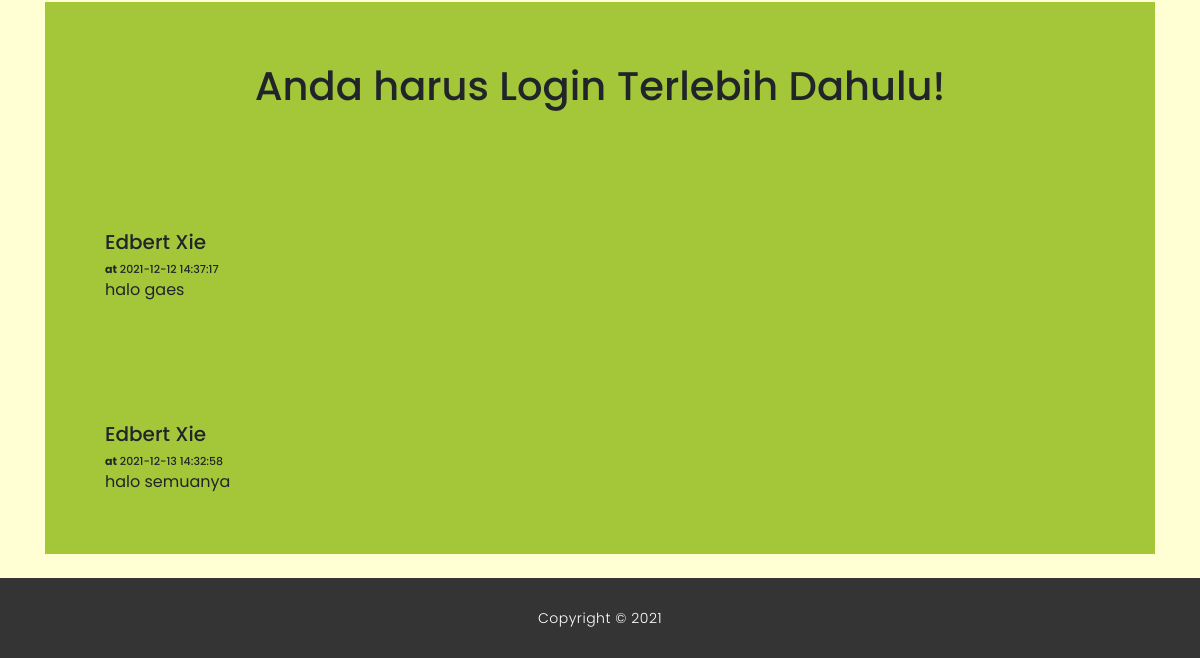
Before: /newsdetail.php?nid=36 (lower part) with the older database file.
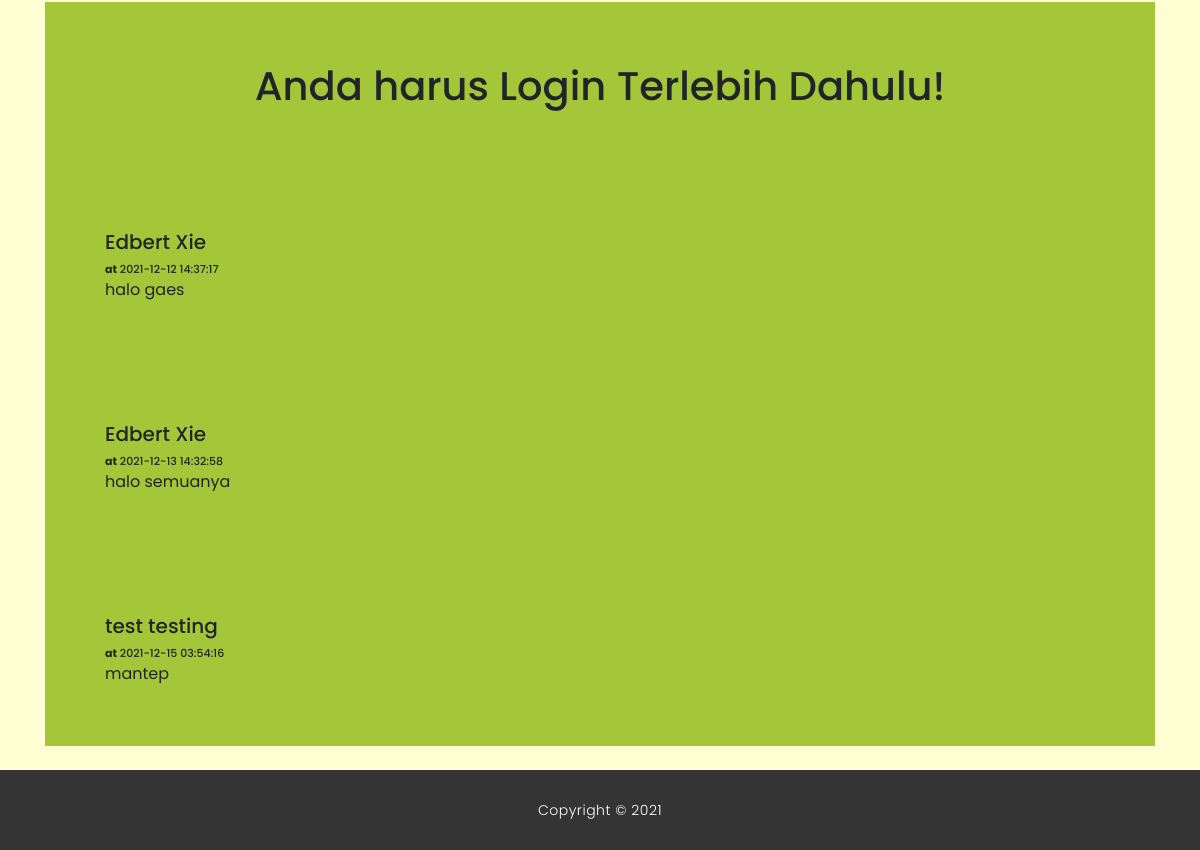
After: the same page with the newer database file.
### tables this page shows
CREATE TABLE `komentar` (
  `id` int(11) NOT NULL,
  `postId` int(11) DEFAULT NULL,
  `nama_depan` varchar(120) DEFAULT NULL,
  `nama_belakang` varchar(40) NOT NULL,
  `email` varchar(150) DEFAULT NULL,
  `comment` mediumtext DEFAULT NULL,
  `postingDate` timestamp NULL DEFAULT current_timestamp(),
  `status` int(1) DEFAULT NULL
);

### newsdetail.php (the view, shortened to what this page needs)
<?php
    include("includes/koneksi.php");
?>
<!DOCTYPE html>
<html lang="en">
  <head>
    <link href="vendor/bootstrap/css/bootstrap.min.css" rel="stylesheet">
    <link rel="stylesheet" href="assets/css/fontawesome.css">
    <link rel="stylesheet" href="assets/css/templatemo-finance-business.css">
    <link rel="stylesheet" href="assets/css/owl.css">
  </head>
  <body>
    <?php
      if(strlen($_SESSION['username']) !==0)
      {
        header('location:user.php');
      }
      else{
    ?>
    <?php
        $pid=intval($_GET['nid']);
    ?>
    <div class="callback-form">
      <div class="container">
        <div class="row">
          <div class="col-md-12">
            <div class="contact-form" style="border-radius:0px 0px 0px 0px;">
              <form id="contact" action="" method="post">
                <div class="row">
                  <div class="col-lg-12">
                   <h1>Anda harus Login Terlebih Dahulu!</h1>
                  </div>
                </div>
              </form>
            </div>
          </div>
          </div>
      </div>
    </div>
    <div class="callback-form" style="margin-top:0px;">
      <div class="container">
        <div class="row">
          <?php
            $sts=1;
            $query=mysqli_query($con,"select nama_depan,nama_belakang,comment,postingDate from  komentar where postId='$pid' and status='$sts'");
            while ($row=mysqli_fetch_array($query)) {
          ?>
          <div class="col-md-12">
            <div class="contact-form" style="border-radius:0px 0px 0px 0px;">
                <div class="row">
                  <div class="col-lg-12" align="left">
                  <h5 class="mt-0"><?php echo htmlentities($row['nama_depan']);?> <?=" ";?> <?php echo htmlentities($row['nama_belakang']);?>  <br />
                  <span style="font-size:11px;"><b>at</b> <?php echo htmlentities($row['postingDate']);?></span>
                  </h5>
                  <?php echo htmlentities($row['comment']);?>
                  </div>
                </div>
            </div>
          </div>
    <?php } ?>
    </div>
      </div>
    </div>
    <br>
    <div class="sub-footer">
      <div class="container">
        <div class="row">
          <div class="col-md-12">
            <p>Copyright &copy; 2021</p>
          </div>
        </div>
      </div>
    </div>
  </body>
</html>
<?php } ?>

Changed rows visible on the page:
added komentar: nama_depan "test", nama_belakang "testing", postingDate "2021-12-15 03:54:16", comment "mantep"
